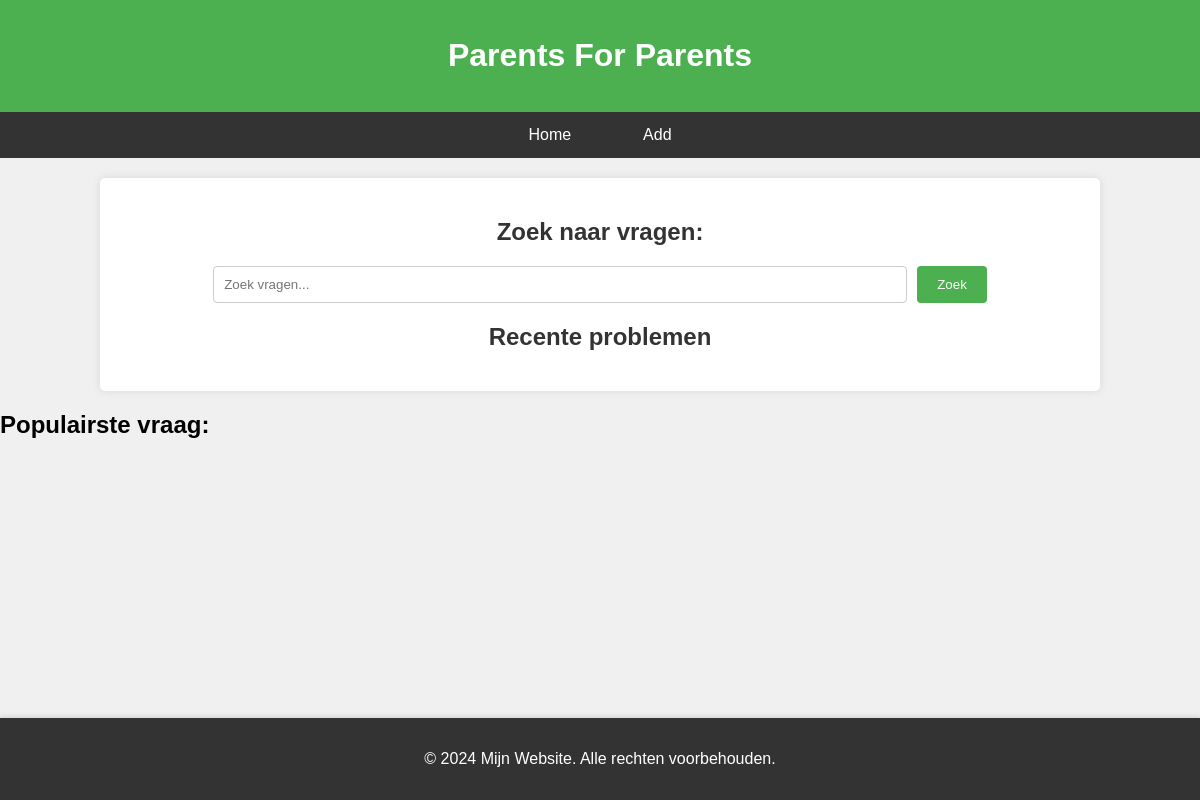
The page /PHP/index.php on the database as committed earlier.
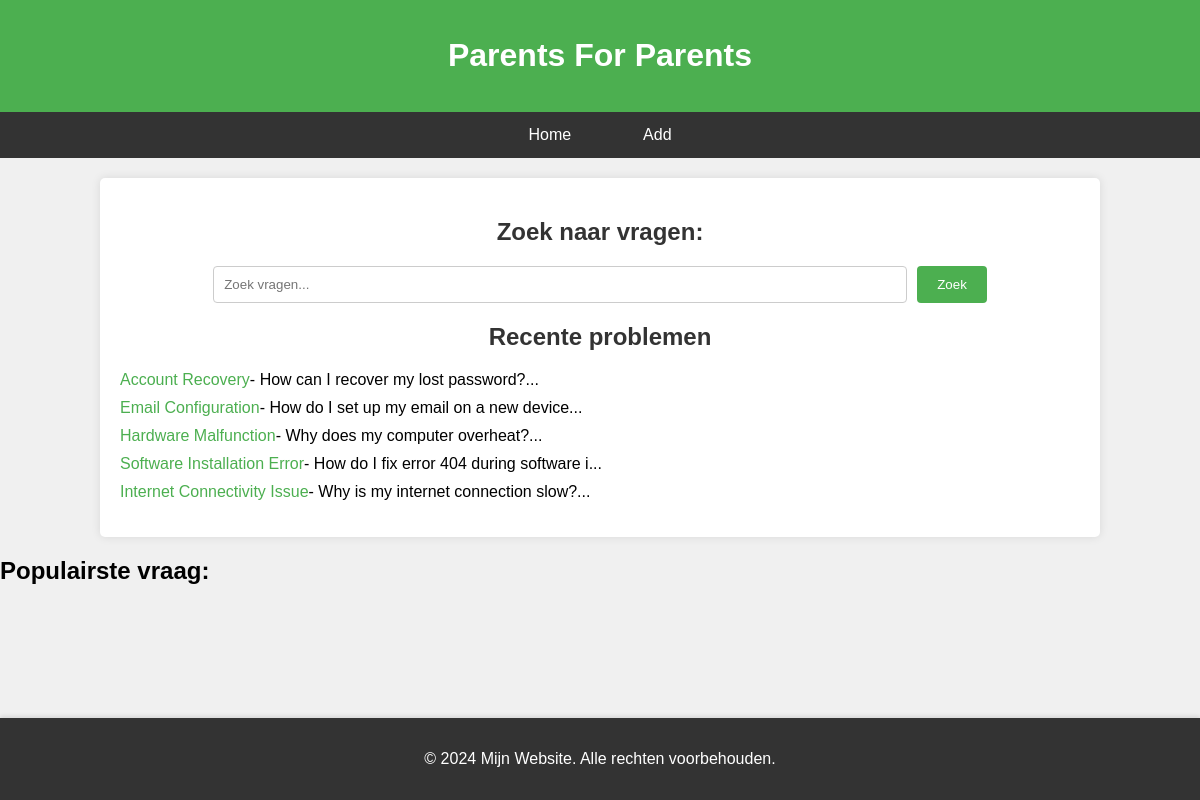
The same page on the database as committed later.
### tables this page shows
CREATE TABLE "probleem" (
	"ID"	INTEGER NOT NULL UNIQUE,
	"title"	TEXT NOT NULL,
	"vraag"	TEXT NOT NULL,
	"naam"	TEXT NOT NULL,
	"geslacht"	TEXT NOT NULL,
	PRIMARY KEY("ID")
);

### PHP/index.php (the view, shortened to what this page needs)
<?php
$conn = new SQLite3('../ASSETS/DB.db');
$recent_query = "SELECT * FROM probleem ORDER BY ID DESC LIMIT 5";
$recent_result = $conn->query($recent_query);
?>
<!DOCTYPE html>
<html lang="nl">
<head>
    <link rel="stylesheet" href="../CSS/style.css">
</head>
<body>
<header>
    <h1>Parents For Parents</h1>
</header>
<nav>
    <ul>
        <li><a href="index.php">Home</a></li>
        <li><a href="add.php">Add</a></li>
    </ul>
</nav>
<div class="main">
    <h2>Zoek naar vragen:</h2>
    <form method="POST">
        <div class="form-group">
            <input type="text" id="search" name="search" placeholder="Zoek vragen..." required>
            <button type="submit">Zoek</button>
        </div>
    </form>
    <h2>Recente problemen</h2>
    <ul>
        <?php
        while ($row = $recent_result->fetchArray()) {
            $short_vraag = substr($row['vraag'], 0, 40) . '...';
            echo "<li><a href='probleem.php?id=" . $row['ID'] . "'>" . $row['title'] . "</a>- " . $short_vraag . "</li>";
        }
        ?>
    </ul>
</div>
<div class="popular">
    <h2>Populairste vraag:</h2>
</div>
<footer>
    <p>&copy; 2024 Mijn Website. Alle rechten voorbehouden.</p>
</footer>
</body>
</html>

### CSS/style.css (style rules this page uses)
body { font-family: Arial, sans-serif; margin: 0; padding: 0; box-sizing: border-box; background-color: #f0f0f0; }
header { background-color: #4CAF50; color: white; text-align: center; padding: 1em 0; box-shadow: 0 2px 4px rgba(0, 0, 0, 0.1); }
nav { background-color: #333; margin-bottom: 20px; }
nav ul { list-style-type: none; padding: 0; margin: 0; display: flex; justify-content: center; }
nav ul li { margin: 0 1em; }
nav ul li a { color: white; text-decoration: none; padding: 14px 20px; display: block; transition: background-color 0.3s ease; }
.main { background-color: white; padding: 20px; border-radius: 5px; box-shadow: 0 0 10px rgba(0, 0, 0, 0.1); width: 80%; margin: 20px auto; }
.main h2 { text-align: center; color: #333; }
.main ul { padding: 0; list-style-type: none; }
.main ul li { margin-bottom: 10px; }
.main ul li a { color: #4CAF50; text-decoration: none; transition: text-decoration 0.3s ease; }
footer { background-color: #333; color: white; text-align: center; padding: 1em 0; position: fixed; width: 100%; bottom: 0; box-shadow: 0 -2px 4px rgba(0, 0, 0, 0.1); }
.form-group { display: flex; justify-content: center; margin-bottom: 20px; }
.form-group input[type="text"] { padding: 10px; border: 1px solid #ccc; border-radius: 4px; width: 70%; margin-right: 10px; }
.form-group button { padding: 10px 20px; background-color: #4CAF50; color: white; border: none; border-radius: 4px; cursor: pointer; transition: background-color 0.3s ease; }

Rows that differ between the two databases and show on the page:
added probleem: title "Account Recovery", vraag "How can I recover my lost password?..."
added probleem: title "Email Configuration", vraag "How do I set up my email on a new device..."
added probleem: title "Hardware Malfunction", vraag "Why does my computer overheat?..."
added probleem: title "Software Installation Error", vraag "How do I fix error 404 during software i..."
added probleem: title "Internet Connectivity Issue", vraag "Why is my internet connection slow?..."
